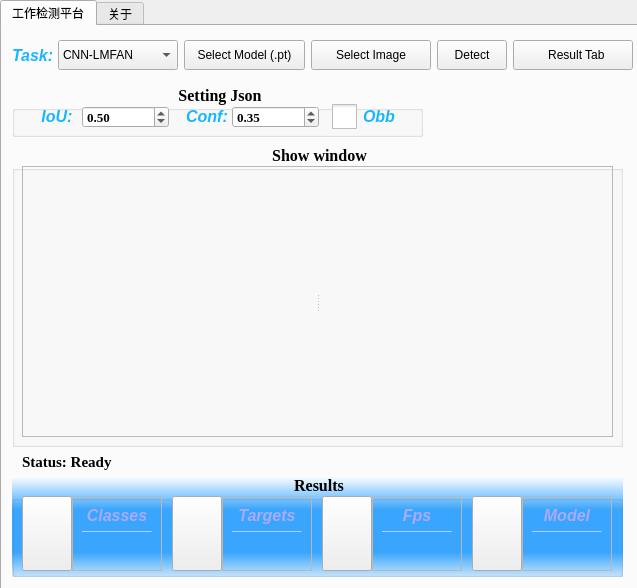
<?xml version="1.0" encoding="UTF-8"?>
<ui version="4.0">
 <class>MainWindow</class>
 <widget class="QMainWindow" name="MainWindow">
  <property name="geometry">
   <rect>
    <x>0</x>
    <y>0</y>
    <width>637</width>
    <height>588</height>
   </rect>
  </property>
  <property name="minimumSize">
   <size>
    <width>631</width>
    <height>486</height>
   </size>
  </property>
  <property name="maximumSize">
   <size>
    <width>50000</width>
    <height>50000</height>
   </size>
  </property>
  <property name="windowTitle">
   <string>面向SAR图像舰船目标的多尺度轻量化检测研究-可视化操作平台  Shi Kequan</string>
  </property>
  <property name="windowIcon">
   <iconset resource="YOLOSHOWUI.qrc">
    <normaloff>:/jiaoda/images/physics2.png</normaloff>:/jiaoda/images/physics2.png</iconset>
  </property>
  <widget class="QWidget" name="centralwidget">
   <widget class="QTabWidget" name="tabWidget">
    <property name="geometry">
     <rect>
      <x>0</x>
      <y>0</y>
      <width>641</width>
      <height>591</height>
     </rect>
    </property>
    <property name="contextMenuPolicy">
     <enum>Qt::ContextMenuPolicy::DefaultContextMenu</enum>
    </property>
    <property name="currentIndex">
     <number>0</number>
    </property>
    <widget class="QWidget" name="tab">
     <attribute name="title">
      <string>工作检测平台</string>
     </attribute>
     <widget class="QLabel" name="label_school">
      <property name="geometry">
       <rect>
        <x>450</x>
        <y>60</y>
        <width>161</width>
        <height>51</height>
       </rect>
      </property>
      <property name="text">
       <string/>
      </property>
      <property name="pixmap">
       <pixmap resource="YOLOSHOWUI.qrc">:/jiaoda/images/swjtu.png</pixmap>
      </property>
      <property name="scaledContents">
       <bool>true</bool>
      </property>
     </widget>
     <widget class="QGroupBox" name="showwindow">
      <property name="geometry">
       <rect>
        <x>10</x>
        <y>120</y>
        <width>611</width>
        <height>301</height>
       </rect>
      </property>
      <property name="font">
       <font>
        <family>Times New Roman</family>
        <pointsize>12</pointsize>
        <bold>true</bold>
       </font>
      </property>
      <property name="styleSheet">
       <string notr="true">QGroupBox::title {
    subcontrol-origin: margin;
    subcontrol-position: top center; /* 将标题置于顶部中央 */
    padding: 0 3px;
}</string>
      </property>
      <property name="title">
       <string>Show window</string>
      </property>
      <widget class="QFrame" name="rightbox_main">
       <property name="geometry">
        <rect>
         <x>10</x>
         <y>20</y>
         <width>591</width>
         <height>271</height>
        </rect>
       </property>
       <property name="styleSheet">
        <string notr="true"/>
       </property>
       <property name="frameShape">
        <enum>QFrame::Shape::StyledPanel</enum>
       </property>
       <property name="frameShadow">
        <enum>QFrame::Shadow::Raised</enum>
       </property>
       <layout class="QHBoxLayout" name="horizontalLayout_9">
        <property name="spacing">
         <number>0</number>
        </property>
        <property name="leftMargin">
         <number>0</number>
        </property>
        <property name="topMargin">
         <number>0</number>
        </property>
        <property name="rightMargin">
         <number>0</number>
        </property>
        <property name="bottomMargin">
         <number>0</number>
        </property>
        <item>
         <widget class="QSplitter" name="splitter">
          <property name="orientation">
           <enum>Qt::Orientation::Horizontal</enum>
          </property>
          <widget class="QLabel" name="image_label_input">
           <property name="minimumSize">
            <size>
             <width>200</width>
             <height>100</height>
            </size>
           </property>
           <property name="text">
            <string/>
           </property>
          </widget>
          <widget class="QLabel" name="image_label_output">
           <property name="minimumSize">
            <size>
             <width>200</width>
             <height>100</height>
            </size>
           </property>
           <property name="text">
            <string/>
           </property>
          </widget>
         </widget>
        </item>
       </layout>
      </widget>
     </widget>
     <widget class="QGroupBox" name="showresult">
      <property name="geometry">
       <rect>
        <x>10</x>
        <y>450</y>
        <width>611</width>
        <height>101</height>
       </rect>
      </property>
      <property name="font">
       <font>
        <family>Times New Roman</family>
        <pointsize>12</pointsize>
        <bold>true</bold>
       </font>
      </property>
      <property name="styleSheet">
       <string notr="true">
QGroupBox {
    background-color: qlineargradient(spread:reflect, x1:1, y1:0.544, x2:1, y2:0, stop:0.384615 rgba(37, 157, 255, 230), stop:1 rgba(255, 255, 255, 255))}

QGroupBox::title {
    subcontrol-origin: margin;
    subcontrol-position: top center; /* 将标题置于顶部中央 */
    padding: 0 3px;
}</string>
      </property>
      <property name="title">
       <string>Results</string>
      </property>
      <widget class="QFrame" name="Class_QF_2">
       <property name="geometry">
        <rect>
         <x>60</x>
         <y>20</y>
         <width>90</width>
         <height>75</height>
        </rect>
       </property>
       <property name="minimumSize">
        <size>
         <width>50</width>
         <height>30</height>
        </size>
       </property>
       <property name="maximumSize">
        <size>
         <width>1000</width>
         <height>80</height>
        </size>
       </property>
       <property name="toolTipDuration">
        <number>0</number>
       </property>
       <property name="styleSheet">
        <string notr="true">QFrame#Class_QF{
color: rgb(255, 255, 255);
border-radius: 15px;
background-color:qradialgradient(cx:0, cy:0, radius:1, fx:0.1, fy:0.1, stop:0  #97D9E1,  stop:1   #8EC5FC);
border: 1px outset #97D9E1;
}
</string>
       </property>
       <property name="frameShape">
        <enum>QFrame::Shape::StyledPanel</enum>
       </property>
       <property name="frameShadow">
        <enum>QFrame::Shadow::Raised</enum>
       </property>
       <layout class="QVBoxLayout" name="verticalLayout">
        <item>
         <widget class="QLabel" name="label_5">
          <property name="maximumSize">
           <size>
            <width>16777215</width>
            <height>30</height>
           </size>
          </property>
          <property name="font">
           <font>
            <family>Segoe UI</family>
            <pointsize>16</pointsize>
            <italic>true</italic>
            <bold>true</bold>
            <underline>false</underline>
            <strikeout>false</strikeout>
           </font>
          </property>
          <property name="styleSheet">
           <string notr="true">color: rgba(255, 255,255, 210);
text-align:center;
font: 700 italic 16pt &quot;Segoe UI&quot;;</string>
          </property>
          <property name="text">
           <string>&lt;html&gt;&lt;head/&gt;&lt;body&gt;&lt;p&gt;&lt;span style=&quot; font-size:12pt; color:#aaaaff;&quot;&gt;Classes&lt;/span&gt;&lt;/p&gt;&lt;/body&gt;&lt;/html&gt;</string>
          </property>
          <property name="alignment">
           <set>Qt::AlignmentFlag::AlignCenter</set>
          </property>
          <property name="indent">
           <number>0</number>
          </property>
         </widget>
        </item>
        <item>
         <widget class="Line" name="line_6">
          <property name="maximumSize">
           <size>
            <width>16777215</width>
            <height>1</height>
           </size>
          </property>
          <property name="styleSheet">
           <string notr="true">background-color: rgba(255, 255, 255, 89);</string>
          </property>
          <property name="orientation">
           <enum>Qt::Orientation::Horizontal</enum>
          </property>
         </widget>
        </item>
        <item>
         <widget class="QLabel" name="Class_num">
          <property name="minimumSize">
           <size>
            <width>0</width>
            <height>30</height>
           </size>
          </property>
          <property name="maximumSize">
           <size>
            <width>16777215</width>
            <height>30</height>
           </size>
          </property>
          <property name="font">
           <font>
            <family>Microsoft YaHei UI</family>
            <pointsize>10</pointsize>
            <italic>false</italic>
            <bold>false</bold>
            <underline>false</underline>
           </font>
          </property>
          <property name="styleSheet">
           <string notr="true">color: rgb(0, 196, 255);
font: 10pt &quot;Microsoft YaHei UI&quot;;</string>
          </property>
          <property name="text">
           <string/>
          </property>
          <property name="alignment">
           <set>Qt::AlignmentFlag::AlignCenter</set>
          </property>
         </widget>
        </item>
       </layout>
      </widget>
      <widget class="QFrame" name="Class_QF_3">
       <property name="geometry">
        <rect>
         <x>210</x>
         <y>20</y>
         <width>90</width>
         <height>75</height>
        </rect>
       </property>
       <property name="minimumSize">
        <size>
         <width>50</width>
         <height>30</height>
        </size>
       </property>
       <property name="maximumSize">
        <size>
         <width>1000</width>
         <height>80</height>
        </size>
       </property>
       <property name="toolTipDuration">
        <number>0</number>
       </property>
       <property name="styleSheet">
        <string notr="true">QFrame#Class_QF{
color: rgb(255, 255, 255);
border-radius: 15px;
background-color:qradialgradient(cx:0, cy:0, radius:1, fx:0.1, fy:0.1, stop:0  #97D9E1,  stop:1   #8EC5FC);
border: 1px outset #97D9E1;
}
</string>
       </property>
       <property name="frameShape">
        <enum>QFrame::Shape::StyledPanel</enum>
       </property>
       <property name="frameShadow">
        <enum>QFrame::Shadow::Raised</enum>
       </property>
       <layout class="QVBoxLayout" name="verticalLayout_2">
        <item>
         <widget class="QLabel" name="label_6">
          <property name="maximumSize">
           <size>
            <width>16777215</width>
            <height>30</height>
           </size>
          </property>
          <property name="font">
           <font>
            <family>Segoe UI</family>
            <pointsize>16</pointsize>
            <italic>true</italic>
            <bold>true</bold>
           </font>
          </property>
          <property name="styleSheet">
           <string notr="true">color: rgba(255, 255,255, 210);
text-align:center;
font: 700 italic 16pt &quot;Segoe UI&quot;;</string>
          </property>
          <property name="text">
           <string>&lt;html&gt;&lt;head/&gt;&lt;body&gt;&lt;p&gt;&lt;span style=&quot; font-size:12pt; color:#aaaaff;&quot;&gt;Targets&lt;/span&gt;&lt;/p&gt;&lt;/body&gt;&lt;/html&gt;</string>
          </property>
          <property name="alignment">
           <set>Qt::AlignmentFlag::AlignCenter</set>
          </property>
          <property name="indent">
           <number>0</number>
          </property>
         </widget>
        </item>
        <item>
         <widget class="Line" name="line_7">
          <property name="maximumSize">
           <size>
            <width>16777215</width>
            <height>1</height>
           </size>
          </property>
          <property name="styleSheet">
           <string notr="true">background-color: rgba(255, 255, 255, 89);</string>
          </property>
          <property name="orientation">
           <enum>Qt::Orientation::Horizontal</enum>
          </property>
         </widget>
        </item>
        <item>
         <widget class="QLabel" name="Target_num">
          <property name="minimumSize">
           <size>
            <width>0</width>
            <height>30</height>
           </size>
          </property>
          <property name="maximumSize">
           <size>
            <width>16777215</width>
            <height>30</height>
           </size>
          </property>
          <property name="font">
           <font>
            <family>Microsoft YaHei UI</family>
            <pointsize>10</pointsize>
            <italic>false</italic>
            <bold>false</bold>
            <underline>false</underline>
           </font>
          </property>
          <property name="styleSheet">
           <string notr="true">color: rgb(0, 196, 255);
font: 10pt &quot;Microsoft YaHei UI&quot;;</string>
          </property>
          <property name="text">
           <string/>
          </property>
          <property name="alignment">
           <set>Qt::AlignmentFlag::AlignCenter</set>
          </property>
         </widget>
        </item>
       </layout>
      </widget>
      <widget class="QFrame" name="Class_QF_4">
       <property name="geometry">
        <rect>
         <x>360</x>
         <y>20</y>
         <width>90</width>
         <height>75</height>
        </rect>
       </property>
       <property name="minimumSize">
        <size>
         <width>50</width>
         <height>30</height>
        </size>
       </property>
       <property name="maximumSize">
        <size>
         <width>1000</width>
         <height>80</height>
        </size>
       </property>
       <property name="toolTipDuration">
        <number>0</number>
       </property>
       <property name="styleSheet">
        <string notr="true">QFrame#Class_QF{
color: rgb(255, 255, 255);
border-radius: 15px;
background-color:qradialgradient(cx:0, cy:0, radius:1, fx:0.1, fy:0.1, stop:0  #97D9E1,  stop:1   #8EC5FC);
border: 1px outset #97D9E1;
}
</string>
       </property>
       <property name="frameShape">
        <enum>QFrame::Shape::StyledPanel</enum>
       </property>
       <property name="frameShadow">
        <enum>QFrame::Shadow::Raised</enum>
       </property>
       <layout class="QVBoxLayout" name="verticalLayout_3">
        <item>
         <widget class="QLabel" name="label_7">
          <property name="maximumSize">
           <size>
            <width>16777215</width>
            <height>30</height>
           </size>
          </property>
          <property name="font">
           <font>
            <family>Segoe UI</family>
            <pointsize>16</pointsize>
            <italic>true</italic>
            <bold>true</bold>
           </font>
          </property>
          <property name="styleSheet">
           <string notr="true">color: rgba(255, 255,255, 210);
text-align:center;
font: 700 italic 16pt &quot;Segoe UI&quot;;</string>
          </property>
          <property name="midLineWidth">
           <number>-1</number>
          </property>
          <property name="text">
           <string>&lt;html&gt;&lt;head/&gt;&lt;body&gt;&lt;p&gt;&lt;span style=&quot; font-size:12pt; color:#aaaaff;&quot;&gt;Fps&lt;/span&gt;&lt;/p&gt;&lt;/body&gt;&lt;/html&gt;</string>
          </property>
          <property name="alignment">
           <set>Qt::AlignmentFlag::AlignCenter</set>
          </property>
          <property name="wordWrap">
           <bool>false</bool>
          </property>
          <property name="indent">
           <number>0</number>
          </property>
         </widget>
        </item>
        <item>
         <widget class="Line" name="line_8">
          <property name="maximumSize">
           <size>
            <width>16777215</width>
            <height>1</height>
           </size>
          </property>
          <property name="styleSheet">
           <string notr="true">background-color: rgba(255, 255, 255, 89);</string>
          </property>
          <property name="orientation">
           <enum>Qt::Orientation::Horizontal</enum>
          </property>
         </widget>
        </item>
        <item>
         <widget class="QLabel" name="fps_label">
          <property name="minimumSize">
           <size>
            <width>0</width>
            <height>30</height>
           </size>
          </property>
          <property name="maximumSize">
           <size>
            <width>16777215</width>
            <height>30</height>
           </size>
          </property>
          <property name="font">
           <font>
            <family>Microsoft YaHei UI</family>
            <pointsize>10</pointsize>
            <italic>false</italic>
            <bold>false</bold>
            <underline>false</underline>
           </font>
          </property>
          <property name="styleSheet">
           <string notr="true">color: rgb(0, 196, 255);
font: 10pt &quot;Microsoft YaHei UI&quot;;</string>
          </property>
          <property name="text">
           <string/>
          </property>
          <property name="alignment">
           <set>Qt::AlignmentFlag::AlignCenter</set>
          </property>
         </widget>
        </item>
       </layout>
      </widget>
      <widget class="QFrame" name="Class_QF_5">
       <property name="geometry">
        <rect>
         <x>510</x>
         <y>20</y>
         <width>90</width>
         <height>75</height>
        </rect>
       </property>
       <property name="minimumSize">
        <size>
         <width>50</width>
         <height>30</height>
        </size>
       </property>
       <property name="maximumSize">
        <size>
         <width>1000</width>
         <height>80</height>
        </size>
       </property>
       <property name="toolTipDuration">
        <number>0</number>
       </property>
       <property name="styleSheet">
        <string notr="true">QFrame#Class_QF{
color: rgb(255, 255, 255);
border-radius: 15px;
background-color:qradialgradient(cx:0, cy:0, radius:1, fx:0.1, fy:0.1, stop:0  #97D9E1,  stop:1   #8EC5FC);
border: 1px outset #97D9E1;
}
</string>
       </property>
       <property name="frameShape">
        <enum>QFrame::Shape::StyledPanel</enum>
       </property>
       <property name="frameShadow">
        <enum>QFrame::Shadow::Raised</enum>
       </property>
       <layout class="QVBoxLayout" name="verticalLayout_4">
        <item>
         <widget class="QLabel" name="label_8">
          <property name="maximumSize">
           <size>
            <width>16777215</width>
            <height>30</height>
           </size>
          </property>
          <property name="font">
           <font>
            <family>Segoe UI</family>
            <pointsize>16</pointsize>
            <italic>true</italic>
            <bold>true</bold>
           </font>
          </property>
          <property name="styleSheet">
           <string notr="true">color: rgba(255, 255,255, 210);
text-align:center;
font: 700 italic 16pt &quot;Segoe UI&quot;;</string>
          </property>
          <property name="midLineWidth">
           <number>-1</number>
          </property>
          <property name="text">
           <string>&lt;html&gt;&lt;head/&gt;&lt;body&gt;&lt;p&gt;&lt;span style=&quot; font-size:12pt; color:#aaaaff;&quot;&gt;Model&lt;/span&gt;&lt;/p&gt;&lt;/body&gt;&lt;/html&gt;</string>
          </property>
          <property name="alignment">
           <set>Qt::AlignmentFlag::AlignCenter</set>
          </property>
          <property name="wordWrap">
           <bool>false</bool>
          </property>
          <property name="indent">
           <number>0</number>
          </property>
         </widget>
        </item>
        <item>
         <widget class="Line" name="line_9">
          <property name="maximumSize">
           <size>
            <width>16777215</width>
            <height>1</height>
           </size>
          </property>
          <property name="styleSheet">
           <string notr="true">background-color: rgba(255, 255, 255, 89);</string>
          </property>
          <property name="orientation">
           <enum>Qt::Orientation::Horizontal</enum>
          </property>
         </widget>
        </item>
        <item>
         <widget class="QLabel" name="Model_label">
          <property name="minimumSize">
           <size>
            <width>0</width>
            <height>30</height>
           </size>
          </property>
          <property name="maximumSize">
           <size>
            <width>16777215</width>
            <height>30</height>
           </size>
          </property>
          <property name="font">
           <font>
            <family>Microsoft YaHei UI</family>
            <pointsize>10</pointsize>
            <italic>false</italic>
            <bold>false</bold>
            <underline>false</underline>
           </font>
          </property>
          <property name="styleSheet">
           <string notr="true">color: rgb(0, 196, 255);
font: 10pt &quot;Microsoft YaHei UI&quot;;</string>
          </property>
          <property name="text">
           <string/>
          </property>
          <property name="alignment">
           <set>Qt::AlignmentFlag::AlignCenter</set>
          </property>
         </widget>
        </item>
       </layout>
      </widget>
      <widget class="QPushButton" name="pushButton_un">
       <property name="geometry">
        <rect>
         <x>460</x>
         <y>20</y>
         <width>50</width>
         <height>75</height>
        </rect>
       </property>
       <property name="text">
        <string/>
       </property>
       <property name="icon">
        <iconset resource="YOLOSHOWUI.qrc">
         <normaloff>:/statusbarVS/images/newsize/modelBarVS.png</normaloff>:/statusbarVS/images/newsize/modelBarVS.png</iconset>
       </property>
       <property name="iconSize">
        <size>
         <width>40</width>
         <height>40</height>
        </size>
       </property>
      </widget>
      <widget class="QPushButton" name="pushButton_un_2">
       <property name="geometry">
        <rect>
         <x>310</x>
         <y>20</y>
         <width>50</width>
         <height>75</height>
        </rect>
       </property>
       <property name="text">
        <string/>
       </property>
       <property name="icon">
        <iconset resource="YOLOSHOWUI.qrc">
         <normaloff>:/statusbarVS/images/newsize/fpsBarVS.png</normaloff>:/statusbarVS/images/newsize/fpsBarVS.png</iconset>
       </property>
       <property name="iconSize">
        <size>
         <width>40</width>
         <height>40</height>
        </size>
       </property>
      </widget>
      <widget class="QPushButton" name="pushButton_un_3">
       <property name="geometry">
        <rect>
         <x>160</x>
         <y>20</y>
         <width>50</width>
         <height>75</height>
        </rect>
       </property>
       <property name="text">
        <string/>
       </property>
       <property name="icon">
        <iconset resource="YOLOSHOWUI.qrc">
         <normaloff>:/statusbarVS/images/newsize/targetBarVS.png</normaloff>:/statusbarVS/images/newsize/targetBarVS.png</iconset>
       </property>
       <property name="iconSize">
        <size>
         <width>40</width>
         <height>40</height>
        </size>
       </property>
      </widget>
      <widget class="QPushButton" name="pushButton_un_4">
       <property name="enabled">
        <bool>true</bool>
       </property>
       <property name="geometry">
        <rect>
         <x>10</x>
         <y>20</y>
         <width>50</width>
         <height>75</height>
        </rect>
       </property>
       <property name="text">
        <string/>
       </property>
       <property name="icon">
        <iconset resource="YOLOSHOWUI.qrc">
         <normaloff>:/statusbarVS/images/newsize/classesBarVS.png</normaloff>:/statusbarVS/images/newsize/classesBarVS.png</iconset>
       </property>
       <property name="iconSize">
        <size>
         <width>40</width>
         <height>40</height>
        </size>
       </property>
      </widget>
     </widget>
     <widget class="QLabel" name="status_label">
      <property name="geometry">
       <rect>
        <x>20</x>
        <y>425</y>
        <width>821</width>
        <height>21</height>
       </rect>
      </property>
      <property name="font">
       <font>
        <family>Times New Roman</family>
        <pointsize>11</pointsize>
        <bold>true</bold>
       </font>
      </property>
      <property name="text">
       <string>Status: Ready</string>
      </property>
     </widget>
     <widget class="QGroupBox" name="Parameters">
      <property name="geometry">
       <rect>
        <x>10</x>
        <y>60</y>
        <width>411</width>
        <height>51</height>
       </rect>
      </property>
      <property name="font">
       <font>
        <family>Times New Roman</family>
        <pointsize>12</pointsize>
        <bold>true</bold>
       </font>
      </property>
      <property name="styleSheet">
       <string notr="true">QGroupBox::title {
    subcontrol-origin: margin;
    subcontrol-position: top center; /* 将标题置于顶部中央 */
    padding: 0 3px;
}</string>
      </property>
      <property name="title">
       <string>Setting Json</string>
      </property>
      <widget class="QDoubleSpinBox" name="doubleSpinBox_IOU">
       <property name="geometry">
        <rect>
         <x>70</x>
         <y>20</y>
         <width>87</width>
         <height>22</height>
        </rect>
       </property>
       <property name="font">
        <font>
         <family>Times New Roman</family>
         <pointsize>10</pointsize>
         <bold>true</bold>
        </font>
       </property>
       <property name="maximum">
        <double>1.000000000000000</double>
       </property>
       <property name="singleStep">
        <double>0.010000000000000</double>
       </property>
       <property name="value">
        <double>0.500000000000000</double>
       </property>
      </widget>
      <widget class="QDoubleSpinBox" name="doubleSpinBox_Conf">
       <property name="geometry">
        <rect>
         <x>220</x>
         <y>20</y>
         <width>87</width>
         <height>22</height>
        </rect>
       </property>
       <property name="font">
        <font>
         <family>Times New Roman</family>
         <pointsize>10</pointsize>
         <bold>true</bold>
        </font>
       </property>
       <property name="maximum">
        <double>1.000000000000000</double>
       </property>
       <property name="singleStep">
        <double>0.010000000000000</double>
       </property>
       <property name="value">
        <double>0.350000000000000</double>
       </property>
      </widget>
      <widget class="QLabel" name="label_IOU">
       <property name="geometry">
        <rect>
         <x>10</x>
         <y>20</y>
         <width>70</width>
         <height>21</height>
        </rect>
       </property>
       <property name="maximumSize">
        <size>
         <width>16777215</width>
         <height>30</height>
        </size>
       </property>
       <property name="font">
        <font>
         <family>Segoe UI</family>
         <pointsize>16</pointsize>
         <italic>true</italic>
         <bold>true</bold>
         <underline>false</underline>
         <strikeout>false</strikeout>
        </font>
       </property>
       <property name="styleSheet">
        <string notr="true">color: rgba(255, 255,255, 210);
text-align:center;
font: 700 italic 16pt &quot;Segoe UI&quot;;</string>
       </property>
       <property name="text">
        <string>&lt;html&gt;&lt;head/&gt;&lt;body&gt;&lt;p&gt;&lt;span style=&quot; font-size:12pt; color:#18b6ff;&quot;&gt;IoU:&lt;/span&gt;&lt;/p&gt;&lt;/body&gt;&lt;/html&gt;</string>
       </property>
       <property name="alignment">
        <set>Qt::AlignmentFlag::AlignCenter</set>
       </property>
       <property name="indent">
        <number>0</number>
       </property>
      </widget>
      <widget class="QLabel" name="label_Conf">
       <property name="geometry">
        <rect>
         <x>160</x>
         <y>20</y>
         <width>70</width>
         <height>21</height>
        </rect>
       </property>
       <property name="maximumSize">
        <size>
         <width>16777215</width>
         <height>30</height>
        </size>
       </property>
       <property name="font">
        <font>
         <family>Segoe UI</family>
         <pointsize>16</pointsize>
         <italic>true</italic>
         <bold>true</bold>
         <underline>false</underline>
         <strikeout>false</strikeout>
        </font>
       </property>
       <property name="styleSheet">
        <string notr="true">color: rgba(255, 255,255, 210);
text-align:center;
font: 700 italic 16pt &quot;Segoe UI&quot;;</string>
       </property>
       <property name="text">
        <string>&lt;html&gt;&lt;head/&gt;&lt;body&gt;&lt;p&gt;&lt;span style=&quot; font-size:12pt; color:#18b6ff;&quot;&gt;Conf:&lt;/span&gt;&lt;/p&gt;&lt;/body&gt;&lt;/html&gt;</string>
       </property>
       <property name="alignment">
        <set>Qt::AlignmentFlag::AlignCenter</set>
       </property>
       <property name="indent">
        <number>0</number>
       </property>
      </widget>
      <widget class="QCheckBox" name="checkBox_obb">
       <property name="geometry">
        <rect>
         <x>320</x>
         <y>10</y>
         <width>91</width>
         <height>41</height>
        </rect>
       </property>
       <property name="font">
        <font>
         <family>Segoe UI</family>
         <pointsize>12</pointsize>
         <italic>true</italic>
         <bold>true</bold>
        </font>
       </property>
       <property name="toolTip">
        <string>If you want to detect objects with rotation? Yes or No.</string>
       </property>
       <property name="styleSheet">
        <string notr="true">QCheckBox {
    color: #18b6ff; /* 文字颜色 */
}

QCheckBox::indicator {
	width: 25px;
	height: 25px;
}

QCheckBox::indicator:unchecked {
	image: url(:/jiaoda/images/check_off.png);
}
 
QCheckBox::indicator:checked {
	image: url(:/jiaoda/images/check_on.png);
}
</string>
       </property>
       <property name="text">
        <string>Obb</string>
       </property>
      </widget>
     </widget>
     <widget class="QWidget" name="layoutWidget">
      <property name="geometry">
       <rect>
        <x>10</x>
        <y>0</y>
        <width>621</width>
        <height>58</height>
       </rect>
      </property>
      <layout class="QHBoxLayout" name="horizontalLayout_1">
       <item>
        <widget class="QLabel" name="label_Task">
         <property name="maximumSize">
          <size>
           <width>40</width>
           <height>30</height>
          </size>
         </property>
         <property name="font">
          <font>
           <family>Segoe UI</family>
           <pointsize>12</pointsize>
           <italic>true</italic>
           <bold>true</bold>
          </font>
         </property>
         <property name="styleSheet">
          <string notr="true">color: #18b6ff; /* 文字颜色 */
</string>
         </property>
         <property name="text">
          <string>Task:</string>
         </property>
        </widget>
       </item>
       <item>
        <widget class="QComboBox" name="comboBox_choose_task">
         <property name="minimumSize">
          <size>
           <width>50</width>
           <height>30</height>
          </size>
         </property>
         <item>
          <property name="text">
           <string>CNN-LMFAN</string>
          </property>
         </item>
         <item>
          <property name="text">
           <string>ViT-LMFAN</string>
          </property>
         </item>
        </widget>
       </item>
       <item>
        <widget class="QPushButton" name="btn_select_model">
         <property name="minimumSize">
          <size>
           <width>60</width>
           <height>30</height>
          </size>
         </property>
         <property name="text">
          <string>Select Model (.pt)</string>
         </property>
         <property name="icon">
          <iconset resource="YOLOSHOWUI.qrc">
           <normaloff>:/statusbarVS/images/newsize/modelBarVS.png</normaloff>:/statusbarVS/images/newsize/modelBarVS.png</iconset>
         </property>
        </widget>
       </item>
       <item>
        <widget class="QPushButton" name="btn_select_image">
         <property name="minimumSize">
          <size>
           <width>50</width>
           <height>30</height>
          </size>
         </property>
         <property name="text">
          <string>Select Image</string>
         </property>
         <property name="icon">
          <iconset resource="YOLOSHOWUI.qrc">
           <normaloff>:/leftbox/images/newsize/folder.png</normaloff>:/leftbox/images/newsize/folder.png</iconset>
         </property>
        </widget>
       </item>
       <item>
        <widget class="QPushButton" name="btn_detect">
         <property name="sizePolicy">
          <sizepolicy hsizetype="Minimum" vsizetype="Fixed">
           <horstretch>0</horstretch>
           <verstretch>0</verstretch>
          </sizepolicy>
         </property>
         <property name="minimumSize">
          <size>
           <width>50</width>
           <height>30</height>
          </size>
         </property>
         <property name="maximumSize">
          <size>
           <width>70</width>
           <height>30</height>
          </size>
         </property>
         <property name="text">
          <string>Detect</string>
         </property>
         <property name="icon">
          <iconset resource="YOLOSHOWUI.qrc">
           <normaloff>:/rightbox/images/newsize/play.png</normaloff>:/rightbox/images/newsize/play.png</iconset>
         </property>
        </widget>
       </item>
       <item>
        <widget class="QPushButton" name="src_Result_tab">
         <property name="sizePolicy">
          <sizepolicy hsizetype="Minimum" vsizetype="Fixed">
           <horstretch>0</horstretch>
           <verstretch>0</verstretch>
          </sizepolicy>
         </property>
         <property name="minimumSize">
          <size>
           <width>50</width>
           <height>30</height>
          </size>
         </property>
         <property name="maximumSize">
          <size>
           <width>16777215</width>
           <height>16777215</height>
          </size>
         </property>
         <property name="text">
          <string>    Result Tab  </string>
         </property>
         <property name="icon">
          <iconset resource="YOLOSHOWUI.qrc">
           <normaloff>:/leftbox/images/newsize/table.png</normaloff>:/leftbox/images/newsize/table.png</iconset>
         </property>
         <property name="iconSize">
          <size>
           <width>16</width>
           <height>16</height>
          </size>
         </property>
        </widget>
       </item>
      </layout>
     </widget>
    </widget>
    <widget class="QWidget" name="tab_2">
     <attribute name="title">
      <string>关于</string>
     </attribute>
    </widget>
   </widget>
  </widget>
 </widget>
 <resources>
  <include location="YOLOSHOWUI.qrc"/>
 </resources>
 <connections/>
</ui>
